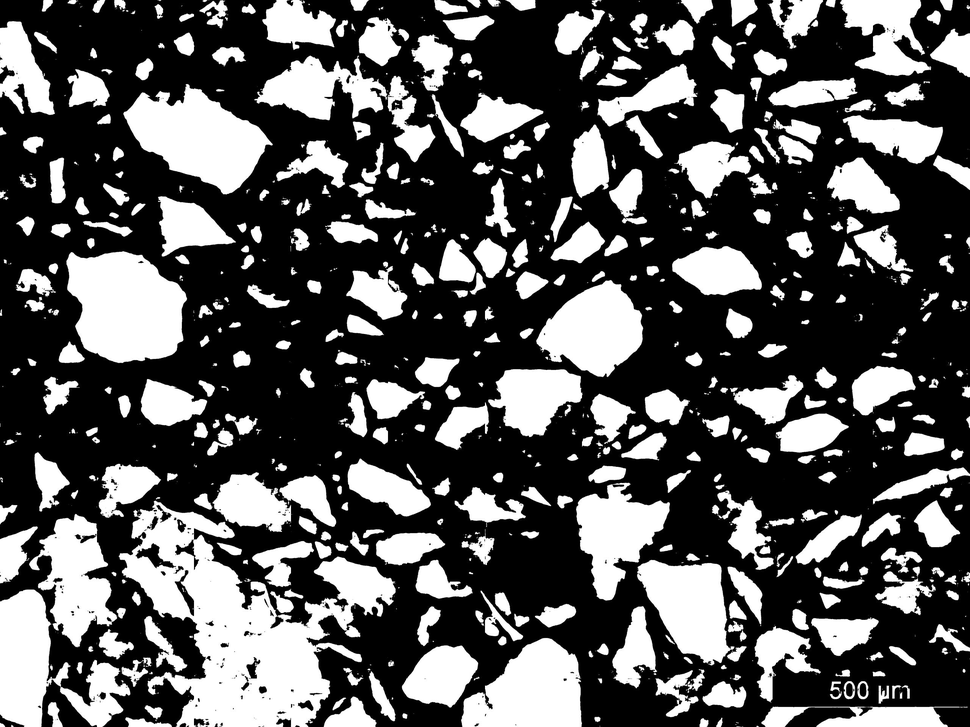
#> input picture areaCal/123.png, 970 x 727 px, shrunk from 2560 x 1920 before the run
$ python '新方法.py'
#> lines starting #> are read from the running program, lines starting #| are printed output that depends on the picture; after the words box and inside, x2 and y2 are one past the last pixel; in counts of white or black regions, pixels touching at a corner belong together
import numpy as np
import cv2 as cv
from matplotlib import pyplot as plt

img = cv.imread("123.png")
#> img is the input picture: shape (727, 970, 3); min 0, max 255, mean 88.8

# 二值化
imgray = cv.cvtColor(img, cv.COLOR_BGR2GRAY)
imgray[imgray < 100] = 0
imgray[imgray >= 100] = 255
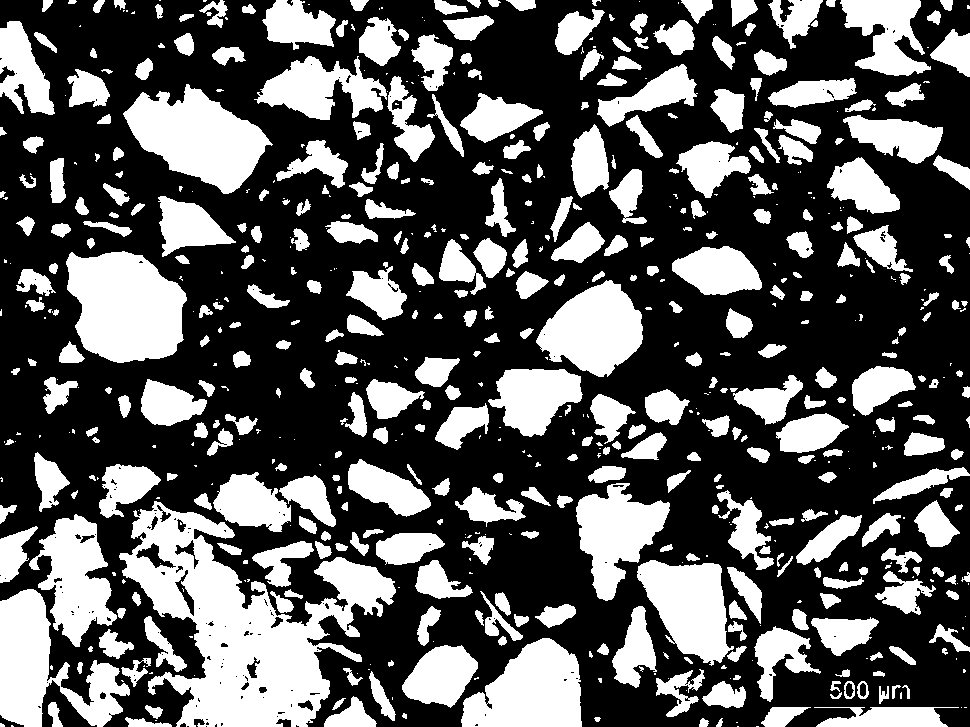
#> imgray: shape (727, 970); 35.4% white; 656 white regions (248 under 20 px), largest, box (x1, y1, x2, y2) and area: (119, 501, 396, 727) 26586, (66, 251, 187, 363) 10263, (123, 84, 273, 194) 9050

# 原图取补得到MASK图像
mask = 255 - imgray

# 构造Marker图像
marker = np.zeros_like(imgray)
marker[0, :] = 255
marker[-1, :] = 255
marker[:, 0] = 255
marker[:, -1] = 255
marker_0 = marker.copy()

# 形态学重建
SE = cv.getStructuringElement(shape=cv.MORPH_CROSS, ksize=(3, 3))
while True:
    marker_pre = marker
    dilation = cv.dilate(marker, kernel=SE)
    marker = np.min((dilation, mask), axis=0)
    if (marker_pre == marker).all():
        break
#> this loop made 442 passes
#> pass 1, `marker = np.min((dilation, mask), axis=0)`:
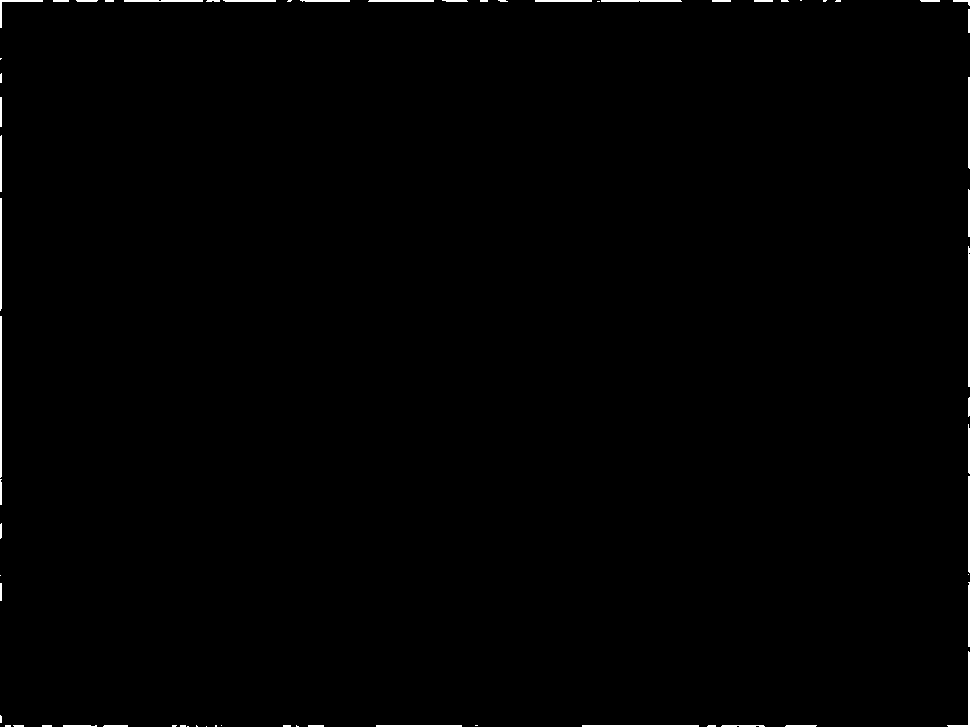
#> marker: shape (727, 970); 0.6% white; 66 white regions (26 under 20 px), largest, box (x1, y1, x2, y2) and area: (0, 316, 2, 478) 323, (968, 246, 970, 387) 279, (582, 725, 699, 727) 234
#> pass 3, `dilation = cv.dilate(marker, kernel=SE)`:
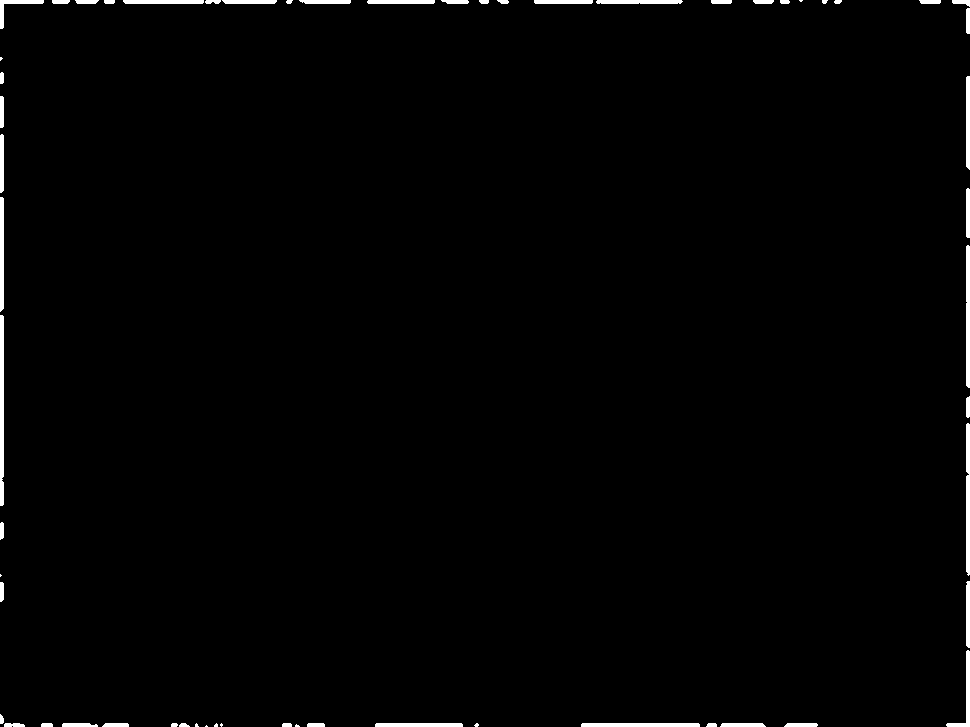
#> dilation: shape (727, 970); 1.2% white; 60 white regions (10 under 20 px), largest, box (x1, y1, x2, y2) and area: (0, 315, 4, 506) 755, (966, 423, 970, 576) 596, (966, 245, 970, 388) 566
#> after the loop:
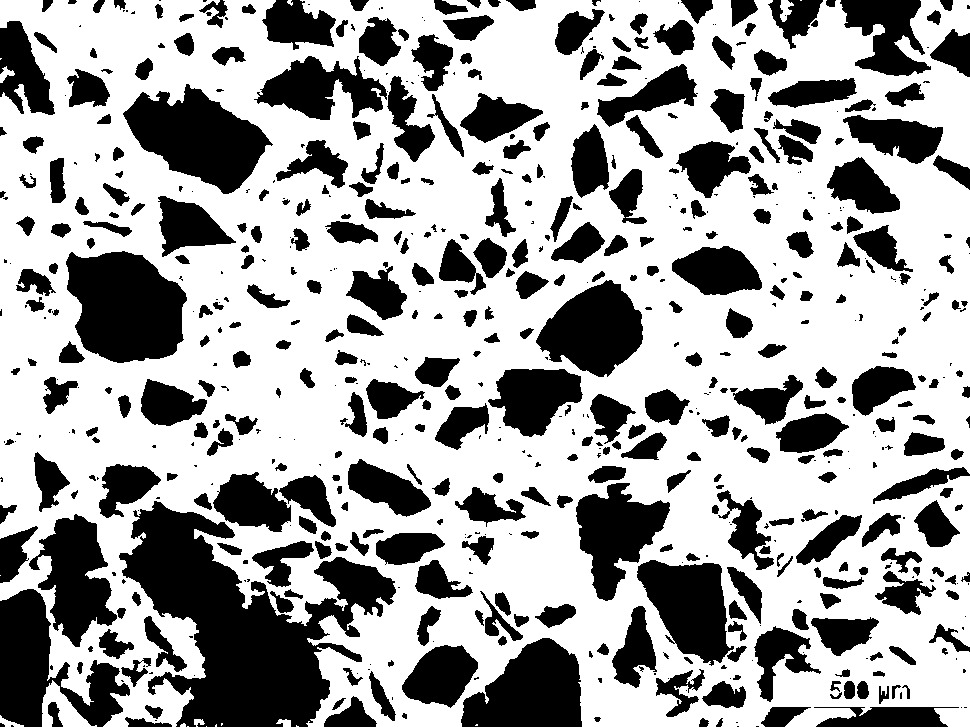
#> marker: shape (727, 970); 64.3% white; 652 black regions (244 under 20 px), largest, box (x1, y1, x2, y2) and area: (119, 501, 396, 727) 28125, (66, 251, 187, 363) 10269, (123, 84, 273, 194) 9050
dst = 255 - marker
filling = dst - imgray
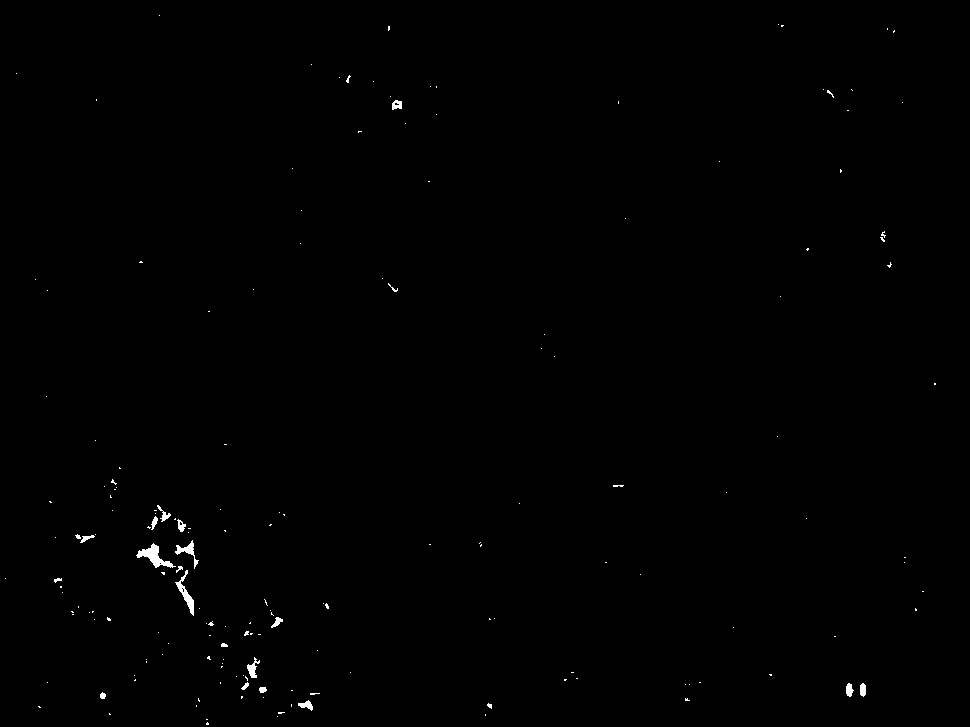
#> filling: shape (727, 970); 0.32% white; 175 white regions (155 under 20 px), largest, box (x1, y1, x2, y2) and area: (136, 543, 176, 568) 353, (175, 570, 194, 616) 241, (175, 540, 199, 569) 176

# 显示
plt.figure(figsize=(12, 6))  # width * height
cv.imwrite("mask.png",mask)
cv.imwrite("marker_0.png",marker_0)
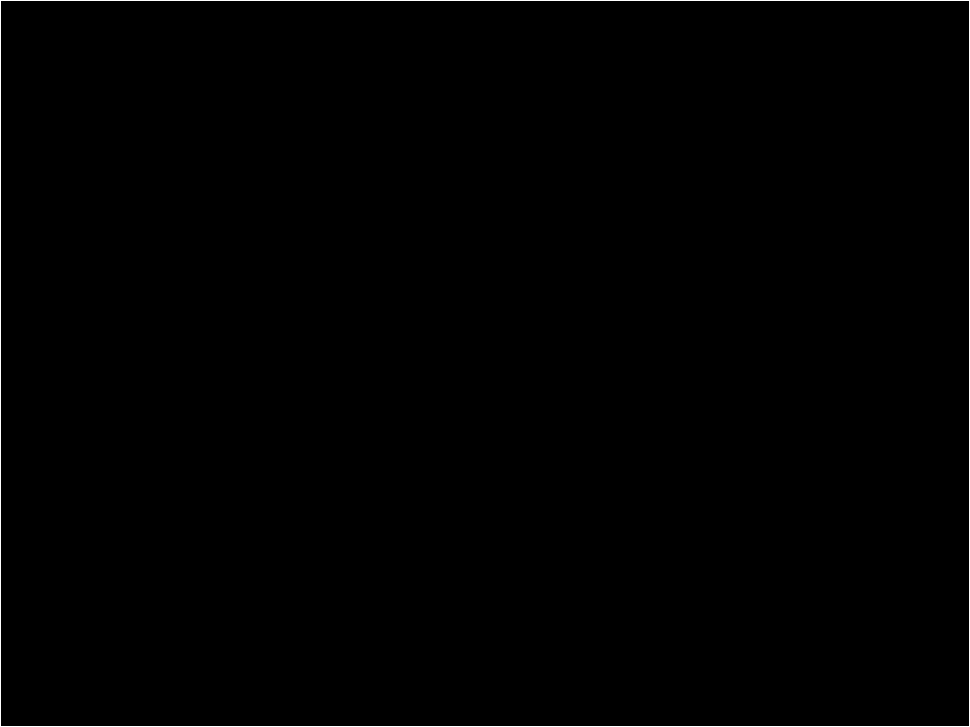
#> saved as marker_0.png: shape (727, 970); 0.48% white in thin lines or dots
cv.imwrite("marker.png",marker)
cv.imwrite("dst.png",dst)
cv.imwrite("holes.png",filling)
plt.subplot(2, 3, 1), plt.imshow(imgray, cmap='gray'), plt.title('src'), plt.axis("off")
plt.subplot(2, 3, 2), plt.imshow(mask, cmap='gray'), plt.title('Mask'), plt.axis("off")
plt.subplot(2, 3, 3), plt.imshow(marker_0, cmap='gray'), plt.title('Marker 0'), plt.axis("off")
plt.subplot(2, 3, 4), plt.imshow(marker, cmap='gray'), plt.title('Marker'), plt.axis("off")
plt.subplot(2, 3, 5), plt.imshow(dst, cmap='gray'), plt.title('dst'), plt.axis("off")
plt.subplot(2, 3, 6), plt.imshow(filling, cmap='gray'), plt.title('Holes'), plt.axis("off")
plt.show()
